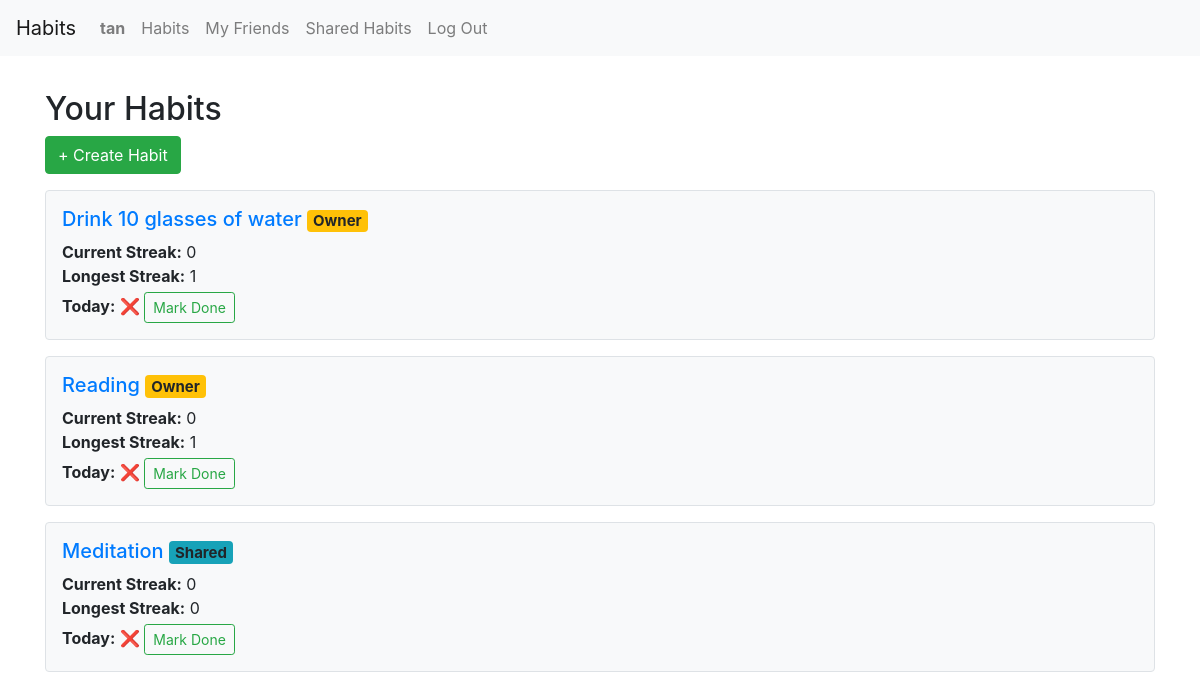
Page / (signed in) on the committed database.
### tracker/models.py (models this page shows, shortened)
class User(AbstractUser):
    friends = models.ManyToManyField("self", symmetrical=True, blank=True)

class Habit(models.Model):
    name = models.CharField(max_length=100)
    created_at = models.DateField(auto_now_add=True)
    description = models.TextField(blank=True)
    users = models.ManyToManyField(User, related_name="shared_habits")
    owner = models.ForeignKey(User, on_delete=models.CASCADE, related_name="habits_owned", null=True, blank=True)
    target_minutes = models.PositiveIntegerField(default=30)
    category = models.ForeignKey(Category, on_delete=models.CASCADE, related_name='habits')

### tracker/views.py (the view)
# urls.py: path("", views.index, name="index"),
@login_required
def index(request):
    habits = Habit.objects.filter(users=request.user)
    habit_data = []
    for habit in habits:
        logs=habit.logs.filter(user=request.user).order_by('-date')
        today_minutes = logs.filter(date=date.today()).aggregate(Sum("minutes_done"))["minutes_done__sum"] or 0
        today_done = today_minutes >= habit.target_minutes
        streak_data = calculate_streaks(
            logs = logs,
            start_date = habit.created_at,
            target_minutes = habit.target_minutes if hasattr(habit, "target_minutes") else 30
        )
        habit_data.append({
            "habit": habit,
            "current_streak": streak_data["current_streak"],
            "longest_streak": streak_data["longest_streak"],
            "today_done": today_done,
        })
    return render(request, "tracker/index.html", {
        "habit_data": habit_data,
    })

### tracker/templates/tracker/index.html (shortened to what this page needs)
{% extends "tracker/layout.html" %}
{% load static %}
{% block body %}
    <div class="container mt-4">
        <h2>Your Habits</h2>
        <a href="{% url 'create_habit' %}" class="btn btn-success mb-3">+ Create Habit</a>
        {% for item in habit_data %}
            <div class="border rounded p-3 mb-3 bg-light">
                <h5 class="mb-2">
                    <a href="{% url 'habit_detail' item.habit.id %}">{{ item.habit.name }}</a>
                    {% if item.habit.owner.id != request.user.id %}
                        <span class="badge bg-info">Shared</span>
                    {% else %}
                        <span class="badge bg-warning">Owner</span>
                    {% endif %}
                </h5>
                <p class="mb-1">
                    <strong>Current Streak:</strong> {{ item.current_streak }}<br>
                    <strong>Longest Streak:</strong> {{ item.longest_streak }}
                </p>
                <div>
                    <strong>Today:</strong>
                    <span class="today-status" data-habit-id="{{ item.habit.id }}">
                        {% if item.today_done %}
                            ✅
                        {% else %}
                            ❌
                            <button class="btn btn-sm btn-outline-success ms-2 mark-done-btn" data-habit-id="{{ item.habit.id }}">
                                Mark Done
                            </button>
                        {% endif %}
                    </span>
                </div>
            </div>
        {% empty %}
            <div class="alert alert-warning">No habits found. Go ahead and create one!</div>
        {% endfor %}
    </div>
{% endblock %}

### tracker/templates/tracker/layout.html (shortened to what this page needs)
{% load static %}
<!DOCTYPE html>
<html lang="en">
    <head>
        <link rel="stylesheet" href="https://stackpath.bootstrapcdn.com/bootstrap/4.4.1/css/bootstrap.min.css">
        <link href="{% static 'tracker/styles.css' %}" rel="stylesheet">
    </head>
    <body>
        <nav class="navbar navbar-expand-lg navbar-light bg-light">
            <a class="navbar-brand" href="#">Habits</a>
            <div>
              <ul class="navbar-nav mr-auto">
                {% if user.is_authenticated %}
                    <li class="nav-item">
                        <a class="nav-link" href="{% url 'profile_view' request.user %}"><strong>{{ user.username }}</strong></a>
                    </li>
                {% endif %}
                <li class="nav-item">
                  <a class="nav-link" href="{% url 'index' %}">Habits</a>
                </li>
                {% if user.is_authenticated %}
                    <li class="nav-item">
                        <a class="nav-link" href="{% url 'friends_list' %}">My Friends</a>
                    </li>
                    <li class="nav-item">
                        <a class="nav-link" href="{% url 'shared_habits' %}">Shared Habits</a>
                    </li>
                    <li class="nav-item">
                        <a class="nav-link" href="{% url 'logout' %}">Log Out</a>
                    </li>
                {% endif %}
              </ul>
            </div>
          </nav>
        <div class="body">
            {% block body %}
            {% endblock %}
        </div>
    </body>
</html>

### tracker/static/tracker/styles.css (style rules this page uses)
.body { padding: 10px; }

### rows in the picture
User: username "tan"
Habit: habit.name "Drink 10 glasses of water", shows "Owner", current_streak "0", longest_streak "1"
Habit: habit.name "Reading", shows "Owner", current_streak "0", longest_streak "1"
Habit: habit.name "Meditation", shows "Shared", current_streak "0", longest_streak "0"
